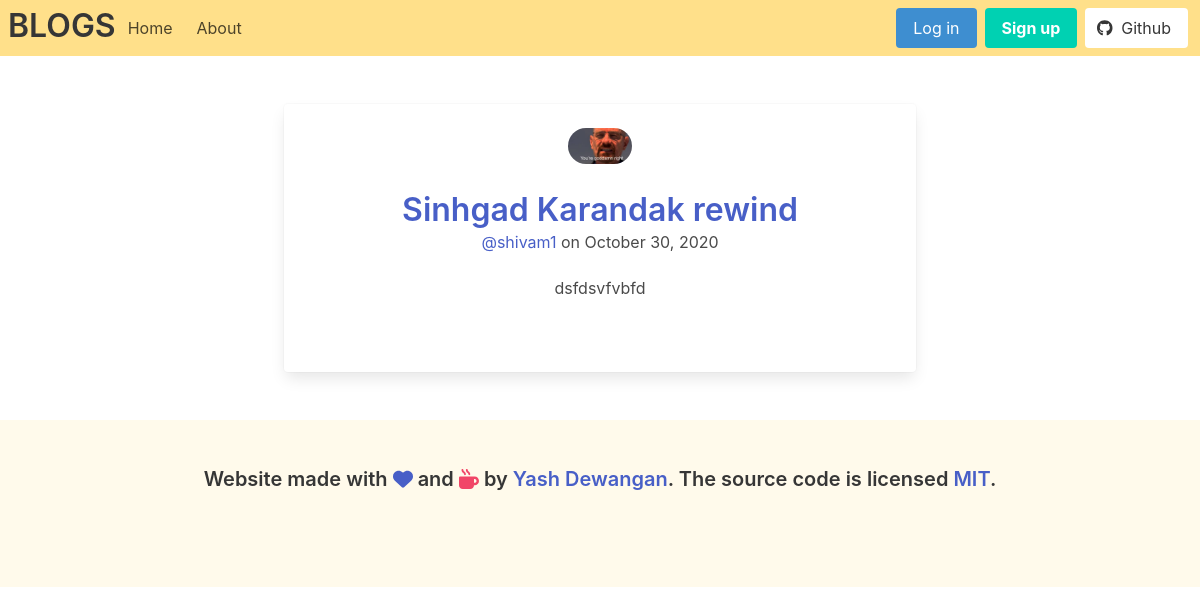
The page /post/10/ on the database its author committed.
### blog/models.py (models this page shows, shortened)
class Post(models.Model):
    title = models.CharField(max_length=100)
    content = models.TextField()
    date_posted = models.DateTimeField(default=timezone.now)
    author = models.ForeignKey(User , on_delete = models.CASCADE)

### users/models.py (models this page shows, shortened)
class Profile(models.Model):
    user = models.OneToOneField(User, on_delete=models.CASCADE)
    image = models.ImageField(default='default.jpg',upload_to='profile_pics')

### blog/views.py (the view)
# urls.py: path('post/<int:pk>/', PostDetailView.as_view(), name='post-detail'),
class PostDetailView(DetailView):
    model = Post

### blog/templates/blog/post_detail.html (shortened to what this page needs)
{% extends "blog/base.html" %}
{% block content %}
    <section class="section">
        <div class="container ">
            <div class="columns has-text-centered is-centered ">
                <div class="column is-8 ">
                    <div class="card article ">
                        <div class="card-content">
                            <div class="is-flex center">
                                <figure class="image is-64x64 ">
                                    <img class="is-rounded" src="{{ post.author.profile.image.url }}">
                                </figure>
                            </div>
                            <div class="media">
                                <div class="media-content has-text-centered">
                                    <p class="title article-title">
                                        <a href="{% url 'post-detail' post.id%}"> {{post.title}} </a>
                                    </p>
                                    <p class="subtitle is-6 article-subtitle">
                                        <a href="#">@{{post.author}}</a> on {{post.date_posted|date:"F d, Y"}}
                                    </p>
                                </div>
                            </div>
                            <div class="content article-body">
                                <p>
                                    {{post.content}}
                                </p>
                            </div>
                        </div>
                        <div class="card-content">
                        </div>
                    </div>
                </div>
            </div>
        </div>
    </section>
{% endblock content %}

### blog/static/css/main.css (style rules this page uses)
.center { justify-content: center; }

### rows shown on the page
Post: author.profile.image (picture), title "Sinhgad Karandak rewind", author "shivam1", date_posted "October 30, 2020", content "dsfdsvfvbfd"
